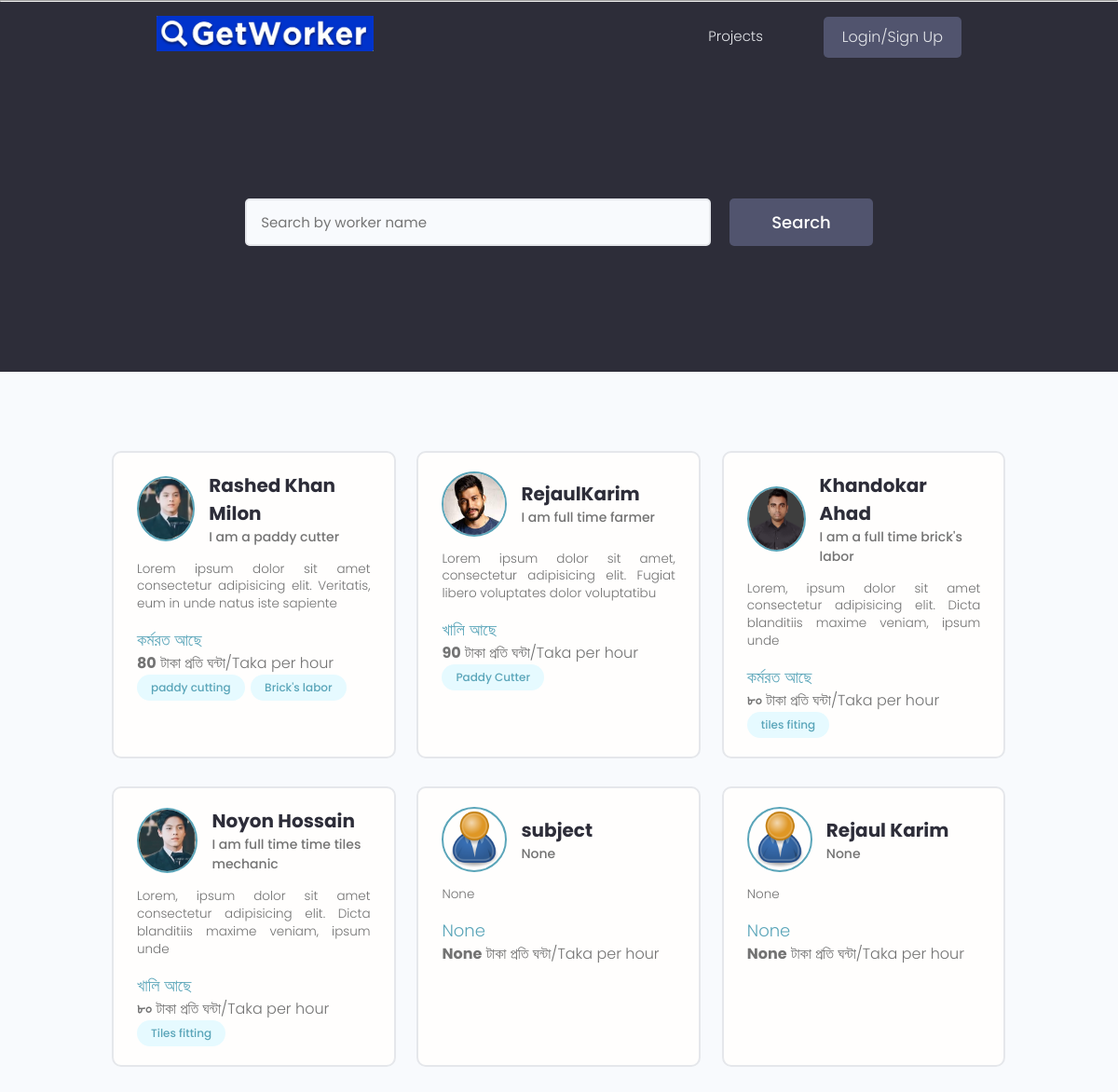
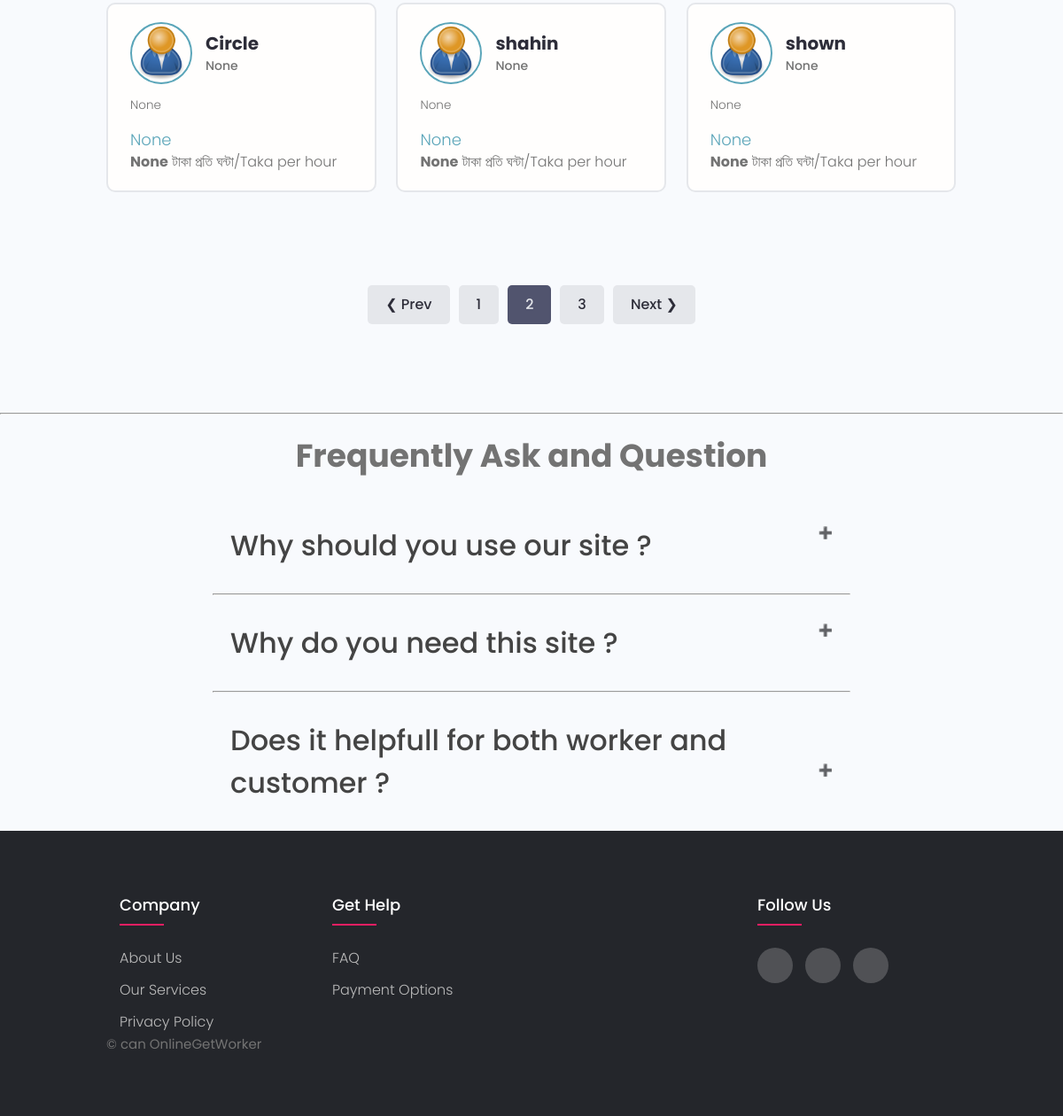
Screenshot of /?page=2 with the database file from the repository (2 pictures, top to bottom).
### users/models.py (models this page shows, shortened)
class Profile(models.Model):
    Division=(
        ('ঢাকা','ঢাকা'),
        ('রাজশাহী','রাজশাহী'),
        ('যশোর','যশোর')
    )
    District=(
        ('মানিকগঞ্জ','মানিকগঞ্জ'),
        ('টাঙ্গাইল','টাঙ্গাইল'),
        ('ফরিদপুর','ফরিদপুর'),
        ('গাজিপুর','গাজিপুর'),
        ('রাজবারি','রাজবারি'),
        ('পাবনা','পাবনা'),
        ('নাটোর','নাটোর'),
        ('চাপাইনবাবগঞ্জ','চাপাইনবাবগঞ্জ'),
        ('বগুরা','বগুরা')
    )
    Thana=(
        ('মানিকগঞ্জ সদর','মানিকগঞ্জ সদর'),
        ('হরিরামপুর','হরিরামপুর'),
        ('শিবালয়','শিবালয়'),
        ('ঘিয়র','ঘিয়র'),
        ('সিংগাইর','সিংগাইর'),
        ('পাবনা সদর উপজেলা','পাবনা সদর উপজেলা'),
        ('বগুরা','বগুরা')
    )
    Busy=(
        ('কর্মরত আছে','কর্মরত আছে'),
        ('খালি আছে','খালি আছে')
        )
    user=models.OneToOneField(User,on_delete=models.CASCADE, null=True, blank=True)
    name=models.CharField(max_length=200, blank=True,null=True)
    short_intro=models.CharField(max_length=200,blank=True,null=True)
    location=models.CharField(max_length=200,blank=True,null=True)
    email=models.EmailField(max_length=500, blank=True, null=True)
    username=models.CharField(max_length=200, blank=True,null=True)
    mobile=models.CharField(max_length=200, blank=True,null=True)
    bio=models.TextField(blank=True,null=True)
    profile_image=models.ImageField(null=True,blank=True,upload_to='profiles/', default='profiles/user-default.png')
    social_facebook=models.CharField(max_length=200, blank=True,null=True)
    youtube=models.CharField(max_length=200, blank=True,null=True)
    created=models.DateTimeField(auto_now_add=True)
    id=models.UUIDField(default=uuid.uuid4,unique=True,primary_key=True,editable=False)
    rate=models.CharField(max_length=200, blank=False,null=True)
    busy=models.CharField(max_length=50,blank=False,null=True,choices=Busy)
    division=models.CharField(max_length=200,blank=True,choices=Division)
    district=models.CharField(max_length=200,blank=True,choices=District)
    thana=models.CharField(max_length=200,blank=True,choices=Thana)

class Skill(models.Model):
    owner=models.ForeignKey(Profile, on_delete=models.CASCADE, null=True,blank=True)
    name=models.CharField(max_length=200, blank=True,null=True)
    description=models.TextField(null=True,blank=True)
    created=models.DateTimeField(auto_now_add=True)
    id=models.UUIDField(default=uuid.uuid4,unique=True,primary_key=True,editable=False)
    def __str__(self):
        return self.name

### users/views.py (the view)
# urls.py: path('',views.profiles,name='profiles'),
def profiles(request):
    profiles, search_query = searchProfiles(request)
    custom_range, profiles = paginateProfiles(request, profiles, 9)
    context={'profiles':profiles,'search_query':search_query,'custom_range':custom_range}
    return render(request,'users/profiles.html',context)

### users/utils.py (called while the page is built)
def paginateProfiles(request, profiles, results):
    page = request.GET.get('page')
    paginator = Paginator(profiles, results)
    try:
        profiles = paginator.page(page)
    except PageNotAnInteger:
        page = 1
        profiles = paginator.page(page)
    except EmptyPage:
        page = paginator.num_pages
        profiles = paginator.page(page)
    leftIndex = (int(page) - 4)
    if leftIndex < 1:
        leftIndex = 1
    rightIndex = (int(page) + 5)
    if rightIndex > paginator.num_pages:
        rightIndex = paginator.num_pages + 1
    custom_range = range(leftIndex, rightIndex)
    return custom_range, profiles

def searchProfiles(request):
    search_query = ''
    if request.GET.get('search_query'):
        search_query = request.GET.get('search_query')
    skills = Skill.objects.filter(name__icontains=search_query)
    profiles = Profile.objects.distinct().filter(
        Q(name__icontains=search_query) |
        Q(short_intro__icontains=search_query) |
        Q(skill__in=skills)
    )
    return profiles, search_query

### users/templates/users/profiles.html (shortened to what this page needs)
{% extends 'main.html' %}
{% load static %}
{% block content %}
<main class="home">
  <section class="hero-section text-center">
    <div class="container container--narrow">
      <div class="hero-section__search">
        <form id="searchForm" class="form" action="{% url 'profiles' %}" method="get">
          <div class="form__field">
              <input class="input input--text" id="formInput#search" type="text" name="search_query"
                  value="{{search_query}}" placeholder="Search by worker name" />
          </div>
          <input class="btn btn--sub btn--lg" type="submit" value="Search" />
      </form>
      </div>
    </div>
  </section>
  <section class="devlist">
    <div class="container">
      <div class="grid grid--three">
        {% for profile in profiles %}
        <div class="column card">
          <div class="dev">
            <a href="{% url 'user-profile' profile.id %}" class="card__body">
              <div class="dev__profile">
                <img class="avatar avatar--md" src="{{profile.profile_image.url}}" alt="image" />
                <div class="dev__meta">
                  <h3>{{profile.name}}</h3>
                  <h5>{{profile.short_intro|slice:"50"}}</h5>
                </div>
              </div>
              <p class="dev__info">
                {{profile.bio|slice:"100"}}
              </p>
              <h6>{{profile.busy}}</h6>
              <p><b>{{profile.rate}}</b> টাকা প্রতি ঘন্টা/Taka per hour</p>
              <div class="dev__skills">
                {% for skill in profile.skill_set.all|slice:"5" %}
                <span class="tag tag--pill tag--main">
                  <small>{{skill}}</small>
                </span>
                {% endfor %}
              </div>
            </a>
          </div>
        </div>
        {% endfor %}
      </div>
    </div>
  </section>
  {% include 'paginator.html' with queryset=profiles custom_range=custom_range %}
</main>
<hr>
<main>
  <h2 class="faq-heading">Frequently Ask and Question</h2>
  <section id="faq-container">
      <div id="faq-one">
          <h3 class="faq-page">Why should you use our site ?</h3>
      </div>
      <hr class="hr-line">
      <div class="faq-two">
          <h3 class="faq-page">Why do you need this site ?</h3>
      </div>
      <hr class="hr-line">
      <div class="faq-three">
<h3 class="faq-page">Does it helpfull for both worker and customer ?</h3>
      </div>
  </section>
</main>
{% endblock %}

### static/styles/app.css (style rules this page uses)
:root { --color-sub: #2d2d39; }
.btn--sub { background-color: var(--color-sub-light); }
.card { border: 2px solid var(--color-light); }
img { width: 100%; }
.hero-section { height: 40vh; display: flex; align-items: center; background-color: var(--color-sub); }
.hero-section__search > .form { display: flex; align-items: center; justify-content: center; gap: 2rem; }
.hero-section__search > .form input.input--text { width: 50rem; }
.devlist { margin-top: 8rem; }
.devlist .grid { align-items: stretch; }
.devlist .dev .dev__profile { display: flex; align-items: center; gap: 1.5rem; }
.devlist .dev .dev__meta h3 { color: var(--color-sub); font-size: 2rem; font-weight: 700; }
.devlist .dev .dev__meta h5 { color: var(--color-text); font-size: 1.4rem; font-weight: 500; }
.devlist .dev .dev__info { margin: 1.5rem 0; font-size: 1.35rem; line-height: 1.4; text-align: justify; }

### static/styles/faq.css (style rules this page uses)
body { font-family: 'Work Sans', sans-serif; }
.faq-heading { border-bottom: #777777; padding: 20px 60px; text-align: center; }
.hr-line { width: 60%; margin: auto; }
.faq-page { color: #444; cursor: pointer; padding: 30px 20px; width: 60%; border: none; outline: none; transition: 0.4s; margin: auto; }
.faq-page:after { content: '\02795'; font-size: 13px; color: #777; float: right; margin-left: 5px; }

### static/styles/footer.css (style rules this page uses)
body { line-height: 1.5; font-family: 'Poppins', sans-serif; }
* { margin:0; padding:0; box-sizing: border-box; }
.container { max-width: 1170px; margin:auto; }

### static/uikit/styles/modules/_variables.css (style rules this page uses)
:root { --color-main: #5aa5b9; --color-main-light: #e6faff; --color-sub: #3f4156; --color-sub-light: #51546e; --color-sub-lighter: #ededfd; --color-text: #737373; --color-gray: #8b8b8b; --color-light: #e5e7eb; --color-light-gray: #767676; --color-bg: #f8fafd; --color-white: #fffefd; --color-white-light: #f3f3f3; --color-success: #359e64; --color-success-bg: #def8e8; --color-error: #fc4b0b; --color-error-bg: #fff2ee; --font-base: 'Poppins', arial, helvetica, 'Segoe UI', roboto, ubuntu, sans-serif; --font-monospace: 'Fira Code', 'Courier New', courier, monospace; --font-regular: 300; --font-medium: 500; --font-bold: 700; --generic-shadow: 1px 1px 5px #00000010; --generic-transition: all 0.3s ease-in-out; }

### static/uikit/styles/modules/_base.css (style rules this page uses)
* { margin: 0; padding: 0; box-sizing: border-box; text-rendering: optimizeLegibility; color: inherit; font-size: inherit; }
html { font-size: 50%; }
@media only screen and (min-width: 480px) { html { font-size: 56.25%; } }
@media only screen and (min-width: 1200px) { html { font-size: 62.5%; } }
body { line-height: 1.6; font-weight: 400; font-size: 1.5rem; color: var(--color-text); background-color: var(--color-bg); min-height: 100vh; }

### static/uikit/styles/modules/_typography.css (style rules this page uses)
* { font-family: var(--font-base); }
h2 { font-size: 3.6rem; font-weight: var(--font-bold); }
h3 { font-size: 3.2rem; font-weight: var(--font-medium); }
h5 { font-size: 2.4rem; font-weight: var(--font-medium); }
h5, h6 { font-weight: var(--font-regular); }
h6 { font-size: 1.8rem; }
p, span, strong { font-size: 1.6rem; color: var(--color-text); font-weight: var(--font-regular); }
a { padding-bottom: 2px; text-decoration: none; display: inline-block; color: var(--color-main); font-weight: var(--font-medium); }

### static/uikit/styles/modules/_utilities.css (style rules this page uses)
.container { width: 92%; max-width: 165rem; margin: 0 auto; box-sizing: border-box; }
.container--narrow { width: 92%; max-width: 120rem; }
@media screen and (min-width: 1000px) { .container { width: 90%; } }
@media screen and (min-width: 1000px) { .container--narrow { width: 85%; } }
@media screen and (min-width: 1200px) { .container { width: 80%; } }
@media screen and (min-width: 1200px) { .container--narrow { width: 72%; } }
.text-center { text-align: center; }

### static/uikit/styles/modules/_avatar.css (style rules this page uses)
.avatar { border-radius: 50%; border: 2px solid var(--color-main); object-fit: cover; }
.avatar--md { height: 7rem; width: 7rem; }

### static/uikit/styles/modules/_button.css (style rules this page uses)
.btn { display: inline-block; position: relative; cursor: pointer; background-color: var(--color-light); font-weight: var(--font-medium); color: var(--color-sub); text-decoration: none; padding: 1rem 2rem; border-radius: 0.5rem; border: none; width: -webkit-fit-content; width: -moz-fit-content; width: fit-content; height: -webkit-fit-content; height: -moz-fit-content; height: fit-content; font-size: 1.6rem; outline-width: 0; outline-color: transparent; -webkit-backface-visibility: hidden; backface-visibility: hidden; transition: all 0.3s ease-in-out; }
.btn--sub { background-color: var(--color-sub); color: var(--color-white); }
.btn--lg { font-size: 1.8rem; padding: 1.2rem 4.5rem; }

### rows the page displays
Profile: profile_image (picture), name "Rashed Khan Milon", short_intro "I am a paddy cutter", bio "Lorem ipsum dolor sit amet consectetur adipisicing elit. Veritatis, eum in unde natus iste sapiente", busy "কর্মরত আছে", rate "80"
Skill: name "paddy cutting"
Skill: name "Brick's labor"
Profile: profile_image (picture), name "RejaulKarim", short_intro "I am full time farmer", bio "Lorem ipsum dolor sit amet, consectetur adipisicing elit. Fugiat libero voluptates dolor voluptatibu", busy "খালি আছে", rate "90"
Skill: name "Paddy Cutter"
Profile: profile_image (picture), name "Khandokar Ahad", short_intro "I am a full time brick's labor", bio "Lorem, ipsum dolor sit amet consectetur adipisicing elit. Dicta blanditiis maxime veniam, ipsum unde", busy "কর্মরত আছে", rate "৮০"
Skill: name "tiles fiting"
Profile: profile_image (picture), name "Noyon Hossain", short_intro "I am full time time tiles mechanic", bio "Lorem, ipsum dolor sit amet consectetur adipisicing elit. Dicta blanditiis maxime veniam, ipsum unde", busy "খালি আছে", rate "৮০"
Skill: name "Tiles fitting"
Profile: profile_image (placeholder picture), name "subject", short_intro "None", bio "None", busy "None", rate "None"
Profile: profile_image (placeholder picture), name "Rejaul Karim", short_intro "None", bio "None", busy "None", rate "None"
Profile: profile_image (placeholder picture), name "Circle", short_intro "None", bio "None", busy "None", rate "None"
Profile: profile_image (placeholder picture), name "shahin", short_intro "None", bio "None", busy "None", rate "None"
Profile: profile_image (placeholder picture), name "shown", short_intro "None", bio "None", busy "None", rate "None"

### other values shown
{{ page }} "1" "3"
{{ page }} "2"
